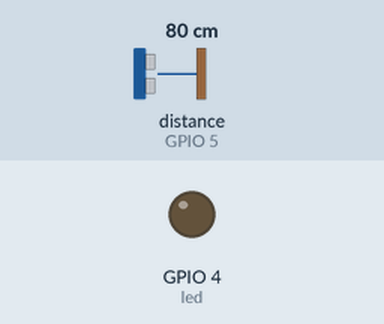
Simulated run of this sketch. Board: ESP8266 (NodeMCU). Parts: output pins drawn as LEDs (lit = HIGH). Wiring (inferred from the names in the program): ultrasonic range finder: trigger GPIO 16; echo GPIO 5. The inputs (shaded band) are chosen by the test bench; at power-on: distance to the obstacle (sensor on GPIO 5) 80 cm. The echo pulse lasts 58.3 µs per cm; WiFi joins after 1.5 s; servers stay silent unless stated; pins used as bus, display or sensor lines are not drawn; what the sketch prints to the serial monitor is not drawn.

Above: at 2.7 s.
2.8 s: distance to the obstacle (sensor on GPIO 5) set to 22 cm
4.6 s: distance to the obstacle (sensor on GPIO 5) set to 18 cm
At 6.2 s:
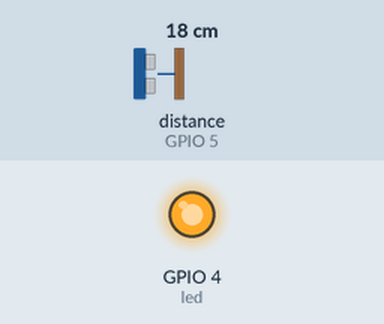
6.9 s: distance to the obstacle (sensor on GPIO 5) set to 35 cm
At 8.3 s:
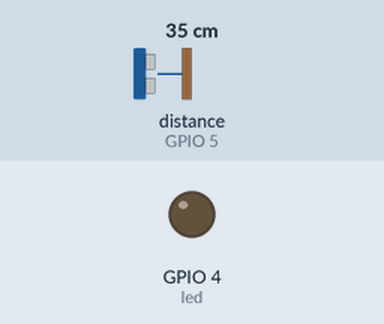
9.5 s: distance to the obstacle (sensor on GPIO 5) set to 2 cm
At 11.6 s:
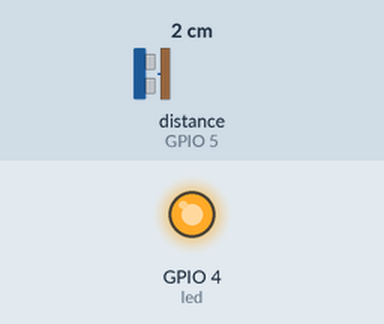
Timing chart, 0 to 13.1 s (numbered marks = the images above; inputs shaded):
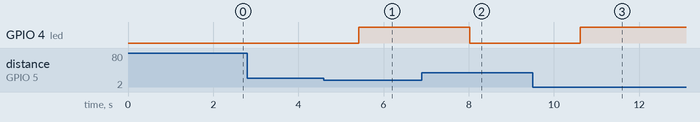

The sketch:

project.ino
```cpp
#include "ThingSpeak.h"
#include <ESP8266WiFi.h>

//ThingSpeak constants
// channelnumber example
//Channel key

const unsigned int channelNumber = 983678; //Change
const String channelWriteKey = "RB2KL329P3BG3WZA"; //Change

//Sensor constants & pins
const int trigPin = 16;  //D0
const int echoPin = 5;  //D1
const int led = 4;  //D2
const double disMin = 20;

//Wifi configuration
const String red = ""; //Red
const String pass = ""; //PassRed
WiFiClient prueba;


void setup() {

  connections();

  pinMode(trigPin, OUTPUT); // Sets the trigPin as an Output
  pinMode(echoPin, INPUT); // Sets the echoPin as an Input
  pinMode(led, OUTPUT); // Sets the led as an Output
  Serial.begin(115200); // Starts the serial communication

  //Clean pins
  digitalWrite(led, LOW);
  digitalWrite(trigPin, LOW);
}

void loop() {
  double distance = sensor();
  sendThingSpeak(1, distance);
  delay(1000); //12000
}

void sendThingSpeak(int channelField, float ultraS) {
    ThingSpeak.setField(channelField , ultraS);
    ThingSpeak.writeFields(983678 , "RB2KL329P3BG3WZA"); //Change
}

bool connections() {
  Serial.println();
  WiFi.begin(red, pass);
  ThingSpeak.begin(prueba);

  while(WiFi.status() != WL_CONNECTED){
    delay(500); //Delay connection
    Serial.print(".");
  }
  Serial.println();
  Serial.println("Conectado a WiFi");
  Serial.print("Direccion IP: ");
  Serial.println(WiFi.localIP());
}

double sensor() {
  // Sets the trigPin on HIGH state for 10 micro seconds
  digitalWrite(trigPin, HIGH);
  delayMicroseconds(10); //On and off
  digitalWrite(trigPin, LOW);

  // Reads the echoPin, returns the sound wave travel time in microseconds
  long duration = pulseIn(echoPin, HIGH);

  // Calculating the distance
  double distance = duration * 0.017;
  // Prints the distance on the Serial Monitor
  Serial.print("Distance: ");
  Serial.println(distance);
  if (distance <= disMin)
    digitalWrite(led, HIGH);
  else
    digitalWrite(led, LOW);
  return distance;
}
```

Measured:
- the behaviour switches between 21 and 20 cm on distance to the obstacle (sensor on GPIO 5) (found by bisection; images 0 and 1)
- after the input at 2.8 s, every drawn part: stays the same
- after the input at 4.6 s, GPIO 4 (led): LOW → HIGH after 0.81 s
- after the input at 6.9 s, GPIO 4 (led): HIGH → LOW after 1.1 s
- after the input at 9.5 s, GPIO 4 (led): LOW → HIGH after 1.1 s
